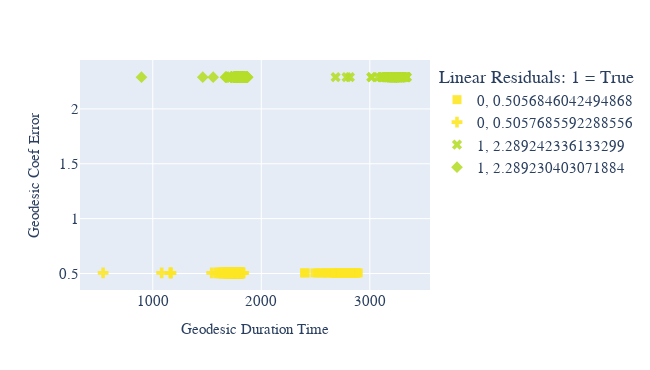

Notebook code for this chart:
### Markdown cell above
# Hyperboloid plot

### Code cell
diff_scatter_grouped(
    colored_by="linear_residuals_colors",
    marked_by="geodesic_coef_err",
    diff_seq="geodesic_coef_err",
    df = "hyperboloid"
)

### Figure 1 — Plotly figure (JSON) as saved in the notebook; plotly's stock layout.template omitted (floating-point values rounded to 4 significant figures; data arrays with more than 128 entries replaced by an {"elided": "..."} marker saying what was removed)
{"data": [{"hovertemplate": "color=0<br>symbol=0.5056846042494868<br>x=%{x}<br>y=%{y}<extra></extra>", "legendgroup": "0, 0.5056846042494868", "marker": {"color": "#fde725", "opacity": 0.9, "size": 9, "symbol": "square"}, "mode": "markers", "name": "0, 0.5056846042494868", "orientation": "v", "showlegend": true, "type": "scatter", "x": {"elided": "160 float values"}, "xaxis": "x", "y": {"elided": "160 float values"}, "yaxis": "y"}, {"hovertemplate": "color=0<br>symbol=0.5057685592288556<br>x=%{x}<br>y=%{y}<extra></extra>", "legendgroup": "0, 0.5057685592288556", "marker": {"color": "#fde725", "opacity": 0.9, "size": 9, "symbol": "cross"}, "mode": "markers", "name": "0, 0.5057685592288556", "orientation": "v", "showlegend": true, "type": "scatter", "x": {"elided": "160 float values"}, "xaxis": "x", "y": {"elided": "160 float values"}, "yaxis": "y"}, {"hovertemplate": "color=1<br>symbol=2.289242336133299<br>x=%{x}<br>y=%{y}<extra></extra>", "legendgroup": "1, 2.289242336133299", "marker": {"color": "#b5de2b", "opacity": 0.9, "size": 9, "symbol": "x"}, "mode": "markers", "name": "1, 2.289242336133299", "orientation": "v", "showlegend": true, "type": "scatter", "x": {"elided": "160 float values"}, "xaxis": "x", "y": {"elided": "160 float values"}, "yaxis": "y"}, {"hovertemplate": "color=1<br>symbol=2.289230403071884<br>x=%{x}<br>y=%{y}<extra></extra>", "legendgroup": "1, 2.289230403071884", "marker": {"color": "#b5de2b", "opacity": 0.9, "size": 9, "symbol": "diamond"}, "mode": "markers", "name": "1, 2.289230403071884", "orientation": "v", "showlegend": true, "type": "scatter", "x": {"elided": "160 float values"}, "xaxis": "x", "y": {"elided": "160 float values"}, "yaxis": "y"}], "layout": {"height": 370, "legend": {"font": {"family": "CMU", "size": 15}, "title": {"text": "Linear Residuals: 1 = True"}, "tracegroupgap": 0}, "margin": {"t": 60}, "title": {"font": {"family": "CMU", "size": 15}}, "width": 650, "xaxis": {"anchor": "y", "autorange": true, "domain": [0, 1], "range": [330.2, 3554.0], "tickfont": {"family": "CMU", "size": 15}, "title": {"font": {"family": "CMU", "size": 15}, "text": "Geodesic Duration Time"}, "type": "linear"}, "yaxis": {"anchor": "x", "autorange": true, "domain": [0, 1], "range": [0.3497, 2.445], "tickfont": {"family": "CMU", "size": 15}, "title": {"font": {"family": "CMU", "size": 15}, "text": "Geodesic Coef Error"}, "type": "linear"}}}
